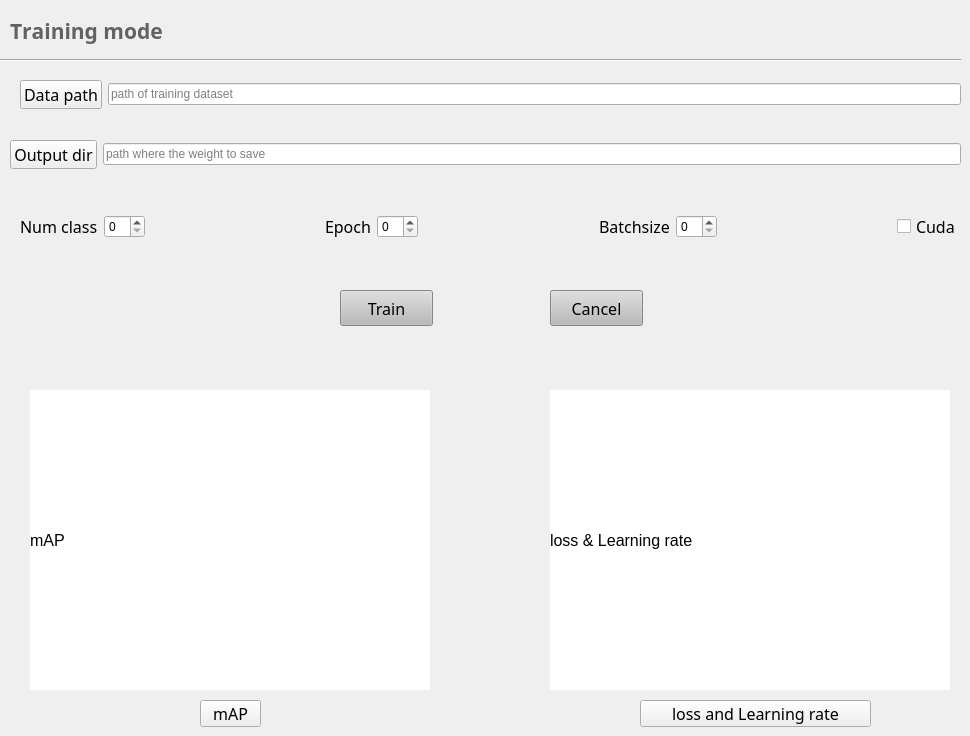
               <widget class="QWidget" name="page">
                <widget class="QLabel" name="label">
                 <property name="geometry">
                  <rect>
                   <x>10</x>
                   <y>10</y>
                   <width>201</width>
                   <height>41</height>
                  </rect>
                 </property>
                 <property name="font">
                  <font>
                   <family>微软雅黑</family>
                   <pointsize>16</pointsize>
                   <weight>75</weight>
                   <bold>true</bold>
                   <underline>false</underline>
                   <kerning>false</kerning>
                  </font>
                 </property>
                 <property name="styleSheet">
                  <string notr="true">color:rgb(98,98,98);</string>
                 </property>
                 <property name="text">
                  <string>Training mode</string>
                 </property>
                </widget>
                <widget class="Line" name="line_3">
                 <property name="geometry">
                  <rect>
                   <x>0</x>
                   <y>50</y>
                   <width>961</width>
                   <height>20</height>
                  </rect>
                 </property>
                 <property name="orientation">
                  <enum>Qt::Horizontal</enum>
                 </property>
                </widget>
                <widget class="QWidget" name="layoutWidget">
                 <property name="geometry">
                  <rect>
                   <x>20</x>
                   <y>210</y>
                   <width>941</width>
                   <height>33</height>
                  </rect>
                 </property>
                 <layout class="QHBoxLayout" name="horizontalLayout_13">
                  <item>
                   <widget class="QLabel" name="label_6">
                    <property name="font">
                     <font>
                      <family>微软雅黑</family>
                      <pointsize>12</pointsize>
                      <underline>false</underline>
                      <kerning>false</kerning>
                     </font>
                    </property>
                    <property name="text">
                     <string>Num class</string>
                    </property>
                   </widget>
                  </item>
                  <item>
                   <widget class="QSpinBox" name="spinBox_numclass"/>
                  </item>
                  <item>
                   <spacer name="horizontalSpacer_8">
                    <property name="orientation">
                     <enum>Qt::Horizontal</enum>
                    </property>
                    <property name="sizeHint" stdset="0">
                     <size>
                      <width>40</width>
                      <height>20</height>
                     </size>
                    </property>
                   </spacer>
                  </item>
                  <item>
                   <widget class="QLabel" name="label_4">
                    <property name="font">
                     <font>
                      <family>微软雅黑</family>
                      <pointsize>12</pointsize>
                      <underline>false</underline>
                      <kerning>false</kerning>
                     </font>
                    </property>
                    <property name="text">
                     <string>Epoch</string>
                    </property>
                   </widget>
                  </item>
                  <item>
                   <widget class="QSpinBox" name="spinBox_epoch"/>
                  </item>
                  <item>
                   <spacer name="horizontalSpacer_9">
                    <property name="orientation">
                     <enum>Qt::Horizontal</enum>
                    </property>
                    <property name="sizeHint" stdset="0">
                     <size>
                      <width>40</width>
                      <height>20</height>
                     </size>
                    </property>
                   </spacer>
                  </item>
                  <item>
                   <widget class="QLabel" name="label_5">
                    <property name="font">
                     <font>
                      <family>微软雅黑</family>
                      <pointsize>12</pointsize>
                      <underline>false</underline>
                      <kerning>false</kerning>
                     </font>
                    </property>
                    <property name="text">
                     <string>Batchsize</string>
                    </property>
                   </widget>
                  </item>
                  <item>
                   <widget class="QSpinBox" name="spinBox_batchsize"/>
                  </item>
                  <item>
                   <spacer name="horizontalSpacer_10">
                    <property name="orientation">
                     <enum>Qt::Horizontal</enum>
                    </property>
                    <property name="sizeHint" stdset="0">
                     <size>
                      <width>40</width>
                      <height>20</height>
                     </size>
                    </property>
                   </spacer>
                  </item>
                  <item>
                   <widget class="QCheckBox" name="checkBox">
                    <property name="font">
                     <font>
                      <family>微软雅黑</family>
                      <pointsize>12</pointsize>
                      <underline>false</underline>
                      <kerning>false</kerning>
                     </font>
                    </property>
                    <property name="text">
                     <string>Cuda</string>
                    </property>
                   </widget>
                  </item>
                 </layout>
                </widget>
                <widget class="QPushButton" name="pushButton_7">
                 <property name="geometry">
                  <rect>
                   <x>550</x>
                   <y>290</y>
                   <width>93</width>
                   <height>36</height>
                  </rect>
                 </property>
                 <property name="font">
                  <font>
                   <family>微软雅黑</family>
                   <pointsize>12</pointsize>
                   <underline>false</underline>
                   <kerning>true</kerning>
                  </font>
                 </property>
                 <property name="styleSheet">
                  <string notr="true">background-color: rgb(186, 186, 186);</string>
                 </property>
                 <property name="text">
                  <string>Cancel</string>
                 </property>
                </widget>
                <widget class="QPushButton" name="pushButton_6">
                 <property name="geometry">
                  <rect>
                   <x>340</x>
                   <y>290</y>
                   <width>93</width>
                   <height>36</height>
                  </rect>
                 </property>
                 <property name="font">
                  <font>
                   <family>微软雅黑</family>
                   <pointsize>12</pointsize>
                   <underline>false</underline>
                   <kerning>true</kerning>
                  </font>
                 </property>
                 <property name="styleSheet">
                  <string notr="true">background-color: rgb(186, 186, 186);</string>
                 </property>
                 <property name="text">
                  <string>Train</string>
                 </property>
                </widget>
                <widget class="QLabel" name="label_map">
                 <property name="geometry">
                  <rect>
                   <x>30</x>
                   <y>390</y>
                   <width>400</width>
                   <height>300</height>
                  </rect>
                 </property>
                 <property name="font">
                  <font>
                   <pointsize>12</pointsize>
                  </font>
                 </property>
                 <property name="styleSheet">
                  <string notr="true">background-color: rgb(255, 255, 255);</string>
                 </property>
                 <property name="text">
                  <string>mAP</string>
                 </property>
                </widget>
                <widget class="QLabel" name="label_lrl">
                 <property name="geometry">
                  <rect>
                   <x>550</x>
                   <y>390</y>
                   <width>400</width>
                   <height>300</height>
                  </rect>
                 </property>
                 <property name="font">
                  <font>
                   <pointsize>12</pointsize>
                  </font>
                 </property>
                 <property name="styleSheet">
                  <string notr="true">background-color: rgb(255, 255, 255);</string>
                 </property>
                 <property name="text">
                  <string>loss &amp; Learning rate</string>
                 </property>
                </widget>
                <widget class="QWidget" name="layoutWidget">
                 <property name="geometry">
                  <rect>
                   <x>20</x>
                   <y>80</y>
                   <width>941</width>
                   <height>29</height>
                  </rect>
                 </property>
                 <layout class="QHBoxLayout" name="horizontalLayout_14">
                  <item>
                   <widget class="QPushButton" name="pushButton_data">
                    <property name="font">
                     <font>
                      <family>微软雅黑</family>
                      <pointsize>12</pointsize>
                      <underline>false</underline>
                      <kerning>true</kerning>
                     </font>
                    </property>
                    <property name="styleSheet">
                     <string notr="true"/>
                    </property>
                    <property name="text">
                     <string>Data path</string>
                    </property>
                   </widget>
                  </item>
                  <item>
                   <widget class="QLineEdit" name="lineEdit_datapath">
                    <property name="placeholderText">
                     <string>path of training dataset</string>
                    </property>
                   </widget>
                  </item>
                 </layout>
                </widget>
                <widget class="QWidget" name="layoutWidget">
                 <property name="geometry">
                  <rect>
                   <x>10</x>
                   <y>140</y>
                   <width>951</width>
                   <height>29</height>
                  </rect>
                 </property>
                 <layout class="QHBoxLayout" name="horizontalLayout_15">
                  <item>
                   <widget class="QPushButton" name="pushButton_output">
                    <property name="font">
                     <font>
                      <family>微软雅黑</family>
                      <pointsize>12</pointsize>
                      <underline>false</underline>
                      <kerning>true</kerning>
                     </font>
                    </property>
                    <property name="text">
                     <string>Output dir</string>
                    </property>
                   </widget>
                  </item>
                  <item>
                   <widget class="QLineEdit" name="lineEdit_outputdir">
                    <property name="placeholderText">
                     <string>path where the weight to save</string>
                    </property>
                   </widget>
                  </item>
                 </layout>
                </widget>
                <widget class="QPushButton" name="pushButton_map">
                 <property name="geometry">
                  <rect>
                   <x>200</x>
                   <y>700</y>
                   <width>61</width>
                   <height>27</height>
                  </rect>
                 </property>
                 <property name="font">
                  <font>
                   <family>微软雅黑</family>
                   <pointsize>12</pointsize>
                   <underline>false</underline>
                   <kerning>true</kerning>
                  </font>
                 </property>
                 <property name="styleSheet">
                  <string notr="true"/>
                 </property>
                 <property name="text">
                  <string>mAP</string>
                 </property>
                </widget>
                <widget class="QPushButton" name="pushButton_lrl">
                 <property name="geometry">
                  <rect>
                   <x>640</x>
                   <y>700</y>
                   <width>231</width>
                   <height>27</height>
                  </rect>
                 </property>
                 <property name="font">
                  <font>
                   <family>微软雅黑</family>
                   <pointsize>12</pointsize>
                   <underline>false</underline>
                   <kerning>true</kerning>
                  </font>
                 </property>
                 <property name="styleSheet">
                  <string notr="true"/>
                 </property>
                 <property name="text">
                  <string>loss and Learning rate</string>
                 </property>
                </widget>
               </widget>
